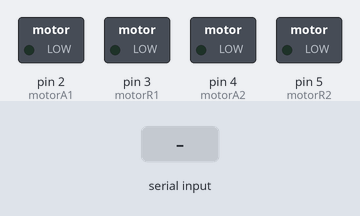
The sketch below on a simulated Arduino Uno, built with avr-gcc and run on an emulated ATmega328P. On the bench: switched loads named in the sketch (green lamp = pin HIGH). The inputs (shaded band) are chosen by the test bench.

Above: at 1.2 s.
1.3 s: "A" received over Serial
At 1.9 s:
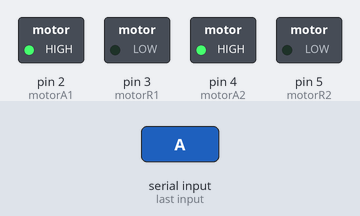
2.8 s: "T" received over Serial
At 3.1 s:
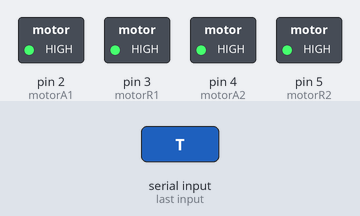
4.3 s: "P" received over Serial
At 5.4 s:
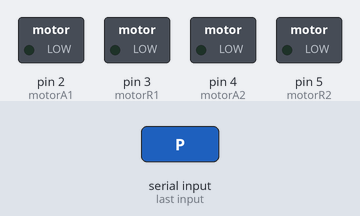
5.8 s: "I" received over Serial
At 6.6 s:
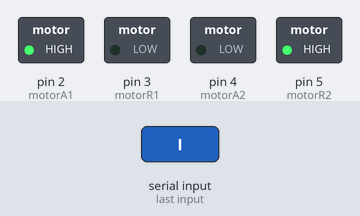
7.3 s: "A" received over Serial
At 7.7 s:
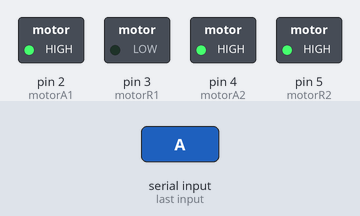
8.8 s: "D" received over Serial
At 10.0 s:
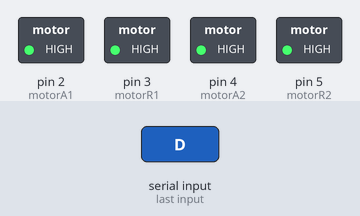
Timing chart, 0 to 11.3 s (numbered marks = the images above; inputs shaded):
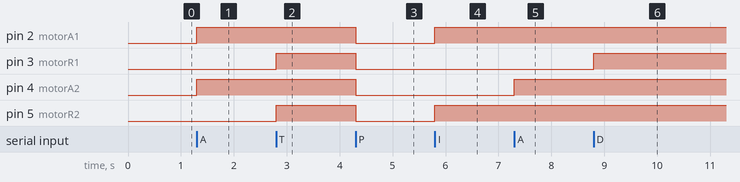

The sketch:

robot.ino
```cpp
int motorA1 = 2;
int motorA2 = 4;
int motorR1 = 3;
int motorR2 = 5;
char c;

void adelante();
void reversa();
void parado();
void derecha();
void izquierda();
// void encerderluz();
// void apagarluz();


void setup() {
  Serial.begin(9600);

  //pinMode(led, OUTPUT);
  pinMode(motorA1, OUTPUT);
  pinMode(motorA2, OUTPUT);
  pinMode(motorR1, OUTPUT);
  pinMode(motorR2, OUTPUT);
 // pinMode(luz, OUTPUT);
}

void loop() {

  while(Serial.available()) {
    if  (Serial.available() > 0) {

      c = Serial.read();

    }
  }

  switch(c) {
    case 'A':
    adelante();
    break;

    case 'T':
    reversa();
    break;

    case 'P':
    parado();
    break;

    case 'I':
    izquierda();
    break;

    case 'D':
    derecha();
    break;
  }
}

void adelante() {
  digitalWrite(motorA1, HIGH);
  digitalWrite(motorA2, HIGH);
  //digitalWrite(led, HIGH);
}

void reversa() {
  digitalWrite(motorR2, HIGH);
  digitalWrite(motorR1, HIGH);
  //digitalWrite(led, HIGH);
}

void parado() {
  digitalWrite(motorR1, LOW);
  digitalWrite(motorR2, LOW);
  digitalWrite(motorA1, LOW);
  digitalWrite(motorA2, LOW);
 // digitalWrite(led, LOW);
}

void parado2() {
  digitalWrite(motorR1, LOW);
  digitalWrite(motorR2, LOW);
  digitalWrite(motorA1, LOW);
  digitalWrite(motorA2, LOW);
 // digitalWrite(led, LOW);
}

void izquierda() {
  digitalWrite(motorA1, HIGH);
  digitalWrite(motorR2, HIGH);
 // digitalWrite(led, HIGH);
}

void derecha() {
  digitalWrite(motorA2, HIGH);
  digitalWrite(motorR1, HIGH);
 // digitalWrite(led, HIGH);
}

// void encenderLuz() {
//   digitalWrite(luz, HIGH);
// }

// void apagarLuz() {
//   digitalWrite(luz, LOW);
// }
```

Measured:
- after the input at 1.3 s, pin 2 (motorA1), pin 4 (motorA2): LOW → HIGH at once
- after the input at 2.8 s, pin 3 (motorR1), pin 5 (motorR2): LOW → HIGH at once
- after the input at 4.3 s, pin 2 (motorA1), pin 3 (motorR1), pin 4 (motorA2), pin 5 (motorR2): HIGH → LOW at once
- after the input at 5.8 s, pin 2 (motorA1), pin 5 (motorR2): LOW → HIGH at once
- after the input at 7.3 s, pin 4 (motorA2): LOW → HIGH at once
- after the input at 8.8 s, pin 3 (motorR1): LOW → HIGH at once
